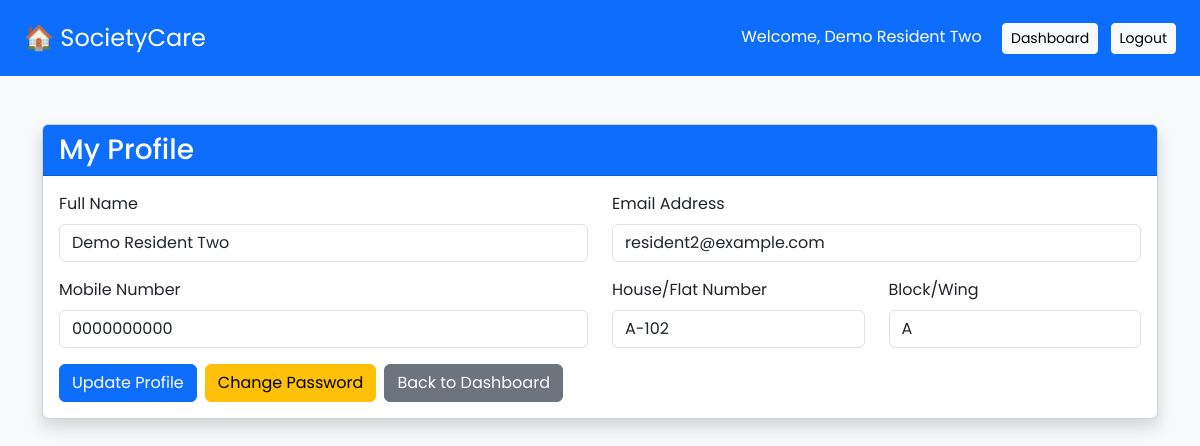
The app's page /resident/profile.php (signed in) with its own data.
### tables this page shows
CREATE TABLE `residents` (
  `resident_id` int(11) NOT NULL,
  `full_name` varchar(100) NOT NULL,
  `email` varchar(100) NOT NULL,
  `mobile` varchar(15) NOT NULL,
  `password` varchar(255) NOT NULL,
  `house_number` varchar(50) NOT NULL,
  `block` varchar(50) DEFAULT NULL,
  `registration_date` timestamp NOT NULL DEFAULT current_timestamp(),
  `status` enum('Active','Inactive') DEFAULT 'Active'
);

### resident/profile.php (the view, shortened to what this page needs)
<?php
$resident_id = (int) $_SESSION['resident_id'];
try {
    $profile_stmt = mysqli_prepare($conn, 'SELECT full_name, email, mobile, house_number, block FROM residents WHERE resident_id = ? LIMIT 1');
    mysqli_stmt_bind_param($profile_stmt, 'i', $resident_id);
    mysqli_stmt_execute($profile_stmt);
    $profile_result = mysqli_stmt_get_result($profile_stmt);
    $resident = mysqli_fetch_assoc($profile_result);
} catch (mysqli_sql_exception $e) {
    error_log('SocietyCare profile read database error: ' . $e->getMessage());
    http_response_code(500);
    exit('Unable to load your profile. Please try again later.');
}
?>
<!DOCTYPE html>
<html lang="en">
<head>
<link href="https://cdn.jsdelivr.net/npm/bootstrap@5.3.3/dist/css/bootstrap.min.css" rel="stylesheet">
<link rel="stylesheet" href="../assets/css/style.css">
</head>
<body class="bg-light">
<nav class="navbar navbar-dark bg-primary px-4">
<span class="navbar-brand fs-4">
🏠 SocietyCare
</span>
<div>
<span class="text-white me-3">
Welcome, <?php echo htmlspecialchars((string) ($_SESSION['resident_name'] ?? ''), ENT_QUOTES, 'UTF-8'); ?>
</span>
<a href="dashboard.php" class="btn btn-light btn-sm me-2">
Dashboard
</a>
<a href="../logout.php" class="btn btn-light btn-sm">
Logout
</a>
</div>
</nav>
<div class="container mt-5">
<div class="card shadow">
<div class="card-header bg-primary text-white">
<h3 class="mb-0">My Profile</h3>
</div>
<div class="card-body">
<form method="POST">
<div class="row">
<div class="col-md-6 mb-3">
<label class="form-label">Full Name</label>
<input
type="text"
name="full_name"
class="form-control"
value="<?php echo htmlspecialchars((string) $resident['full_name'], ENT_QUOTES, 'UTF-8'); ?>"
required>
</div>
<div class="col-md-6 mb-3">
<label class="form-label">Email Address</label>
<input
type="email"
name="email"
class="form-control"
value="<?php echo htmlspecialchars((string) $resident['email'], ENT_QUOTES, 'UTF-8'); ?>"
required>
</div>
<div class="col-md-6 mb-3">
<label class="form-label">Mobile Number</label>
<input
type="text"
name="mobile"
class="form-control"
value="<?php echo htmlspecialchars((string) $resident['mobile'], ENT_QUOTES, 'UTF-8'); ?>"
required>
</div>
<div class="col-md-3 mb-3">
<label class="form-label">House/Flat Number</label>
<input
type="text"
name="house_number"
class="form-control"
value="<?php echo htmlspecialchars((string) $resident['house_number'], ENT_QUOTES, 'UTF-8'); ?>"
required>
</div>
<div class="col-md-3 mb-3">
<label class="form-label">Block/Wing</label>
<input
type="text"
name="block"
class="form-control"
value="<?php echo htmlspecialchars((string) $resident['block'], ENT_QUOTES, 'UTF-8'); ?>"
required>
</div>
</div>
<div class="d-flex gap-2">
<button
type="submit"
name="update_profile"
class="btn btn-primary">
Update Profile
</button>
<a href="change-password.php" class="btn btn-warning">
Change Password
</a>
<a href="dashboard.php" class="btn btn-secondary">
Back to Dashboard
</a>
</div>
</form>
</div>
</div>
</div>
</body>
</html>

### assets/css/style.css (style rules this page uses)
* { margin:0; padding:0; box-sizing:border-box; font-family:'Poppins',sans-serif; }
body { background:#f5f7fb; color:#333; }
.navbar { background:rgba(0,0,0,0.25); backdrop-filter:blur(10px); padding:15px 0; }

### records on screen
residents: full_name "Demo Resident Two", email "resident2@example.com", mobile "0000000000", house_number "A-102", block "A"

### other values on screen
$_SESSION['resident_name'] "Demo Resident Two"
